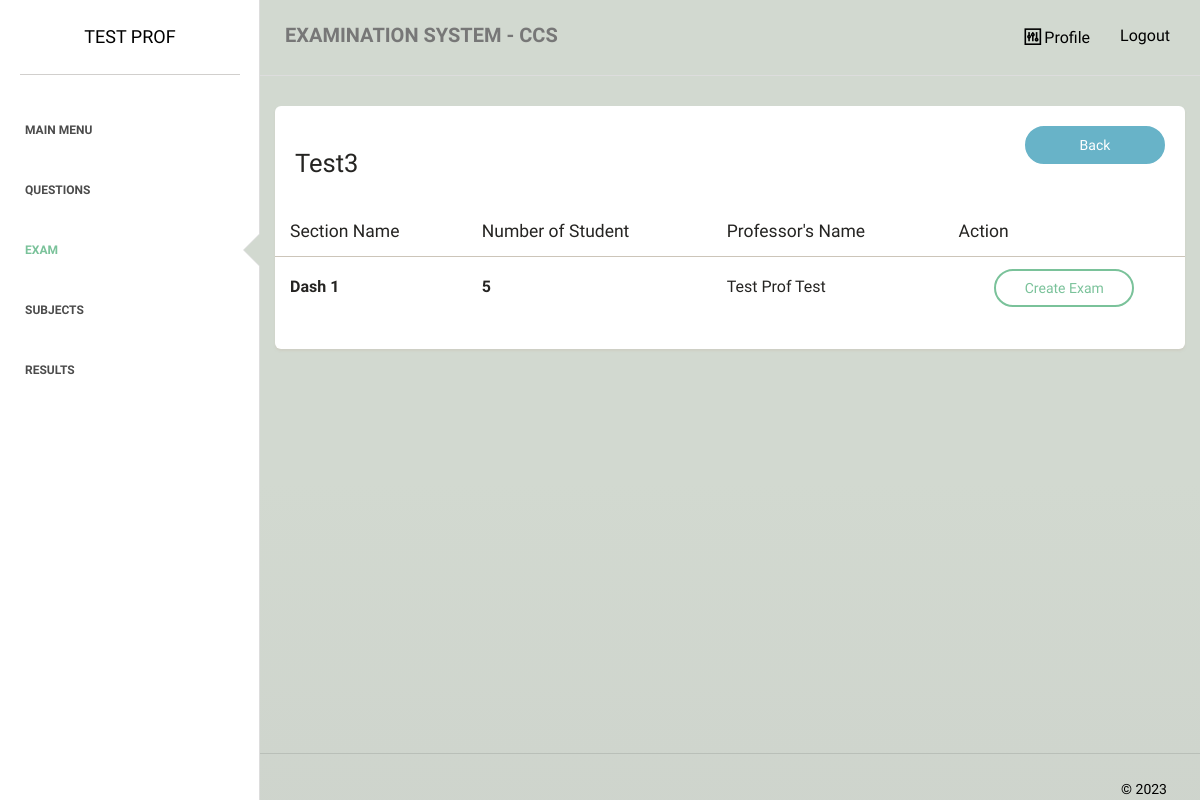
The app's page /faculty/exams/section.php?id=WJCLJYC0 (signed in) with its own data.
### tables this page shows
CREATE TABLE `subject` (
  `subject_id` int(255) NOT NULL,
  `subject_name` varchar(255) NOT NULL,
  `num_of_student` varchar(255) NOT NULL,
  `rnd_id` varchar(255) NOT NULL,
  `list_of_student` varchar(2000) NOT NULL,
  `semester` varchar(5) NOT NULL,
  `yearlevel` varchar(5) NOT NULL
);

CREATE TABLE `section` (
  `section_id` int(255) NOT NULL,
  `section_name` varchar(255) NOT NULL,
  `subject_id` varchar(255) NOT NULL,
  `prof_name` varchar(255) NOT NULL,
  `prof_id` varchar(255) NOT NULL
);

### faculty/exams/section.php (the view, shortened to what this page needs)
<?php
require_once "../../dbconnect.php";
$id = $_GET['id'] ?? '';
$statement = $pdo->prepare('SELECT * from subject where rnd_id = :id');
$statement->bindValue(':id', $id);
$statement->execute();
$procdata = $statement->fetchAll(PDO::FETCH_ASSOC);
$statement = $pdo->prepare('SELECT * FROM prof_subjects WHERE prof_id = :prof_id and subject_id = :subject_id ');
$statement->bindValue(':prof_id', $_SESSION['id']);
$statement->bindValue(':subject_id', $id);
$statement->execute();
$data = $statement->fetchAll(PDO::FETCH_ASSOC);
$statement = $pdo->prepare('SELECT  s.*, (select count(*) from enrolled_student e where e.subject_id = s.subject_id and e.section_id = s.section_id) as number_of_stud from section s where subject_id = :id and prof_id = :prof_id');
$statement->bindValue(':id', $id);
$statement->bindValue(':prof_id', $_SESSION['id']);
$statement->execute();
$section = $statement->fetchAll(PDO::FETCH_ASSOC);
?>
<!doctype html>
<html lang="en">
<head>
    <link href="../../assets/css/main.css" rel="stylesheet" />
    <link href="../../assets/css/animate.css" rel="stylesheet"/>
    <link href="../../assets/css/paper-dashboard.css" rel="stylesheet"/>
    <link href="../../assets/css/demo.css" rel="stylesheet" />
    <link href="http://maxcdn.bootstrapcdn.com/font-awesome/latest/css/font-awesome.min.css" rel="stylesheet">
    <link href="../../assets/css/themify-icons.css" rel="stylesheet">
</head>
<body>
<div class="wrapper">
    <div class="sidebar" data-background-color="white" data-active-color="success">
    	<div class="sidebar-wrapper">
            <div class="logo">
                <a href="" class="simple-text">
                    <?php echo ucfirst($_SESSION["first_name"]); ?>
                </a>
            </div>
            <ul class="nav">
                <li>
                    <a href="../">
                        <p>Main Menu</p>
                    </a>
                </li>
                <li>
                    <a href="../questions/">
                        <p>Questions</p>
                    </a>
                </li>
                <li class="active">
                    <a href="../exams/">
                        <p>Exam</p>
                    </a>
                </li>
                <li>
                    <a href="../subjects/">
                        <p>Subjects</p>
                    </a>
                </li>
                <li>
                    <a href="../generate/">
                        <p>Results</p>
                    </a>
                </li>
            </ul>
    	</div>
    </div>
    <div class="main-panel">
        <nav class="navbar navbar-default">
            <div class="container-fluid">
                <div class="navbar-header">
                    <a class="navbar-brand" href="#">EXAMINATION SYSTEM - CCS</a>
                </div>
                <div class="collapse navbar-collapse">
                    <ul class="nav navbar-nav navbar-right">
                        <li>
                            <a href="../profile.php">
                                <i class="ti-panel"></i>
								<p>Profile</p>
                            </a>
                        </li>
						<li>
                            <a href="../../logout">
								<p>Logout</p>
                            </a>
                        </li>
                    </ul>
                </div>
            </div>
        </nav>
        <div class="content">
            <div class="container-fluid">
                <div class="row">
                    <div class="">
                        <div class="card ">
                            <div class="header">
                                <div class="header-arrangement">
                                    <div class="right">
                                        <h3><?php echo $procdata[0]['subject_name']; ?></h3>
                                    </div>
                                    <div class="left">
                                        <a href="list.php" class="btn btn-info btn-fill btn-wd">Back</a>
                                    </div>
                                </div>
                            </div>
                            <div class="content table-responsive table-full-width">
                                <table class="table">
                                    <thead>
                                    	<th>Section Name</th>
                                    	<th>Number of Student</th>
                                    	<th>Professor's Name</th>
                                        <?php if ($data[0]['role'] == 'main'): ?>
                                    	<th>Action</th>
                                        <?php endif; ?>
                                    </thead>
                                    <tbody>
                                        <?php foreach ($section as $i => $item): ?>
                                        <tr>
                                        	<td style="font-size:medium;"><b><?php echo $item['section_name']; ?></b></td>
                                        	<td style="font-size:medium;"><b><?php echo $item['number_of_stud']; ?></b></td>
                                        	<td style="font-size:medium;"><?php echo $item['prof_name']; ?></td>
                                            <?php if ($data[0]['role'] == 'main'): ?>
                                        	<td style="text-align:center;">
                                                <a href="create.php?id=<?php echo $item['section_id']; ?>&rnd_id=<?php echo $item['subject_id']; ?>" class="btn btn-success btn-wd">Create Exam</a>
                                            </td>
                                            <?php endif; ?>
                                        </tr>
                                        <?php endforeach;?>
                                    </tbody>
                                </table>
                            </div>
                        </div>
                    </div>
                </div>
            </div>
        </div>
        <footer class="footer">
            <div class="container-fluid">
                <div class="copyright pull-right">
                    &copy; <script>document.write(new Date().getFullYear())</script>
                </div>
            </div>
        </footer>
    </div>
</div>
</body>
</html>

### assets/css/demo.css (style rules this page uses)
.header-arrangement { display: flex; }
.header-arrangement .right { flex: 1; }

### records on screen
subject: subject_name "Test3"
section: section_name "Dash 1", number_of_stud "5", prof_name "Test Prof Test"

### other values on screen
$_SESSION["first_name"] "TEST PROF"
